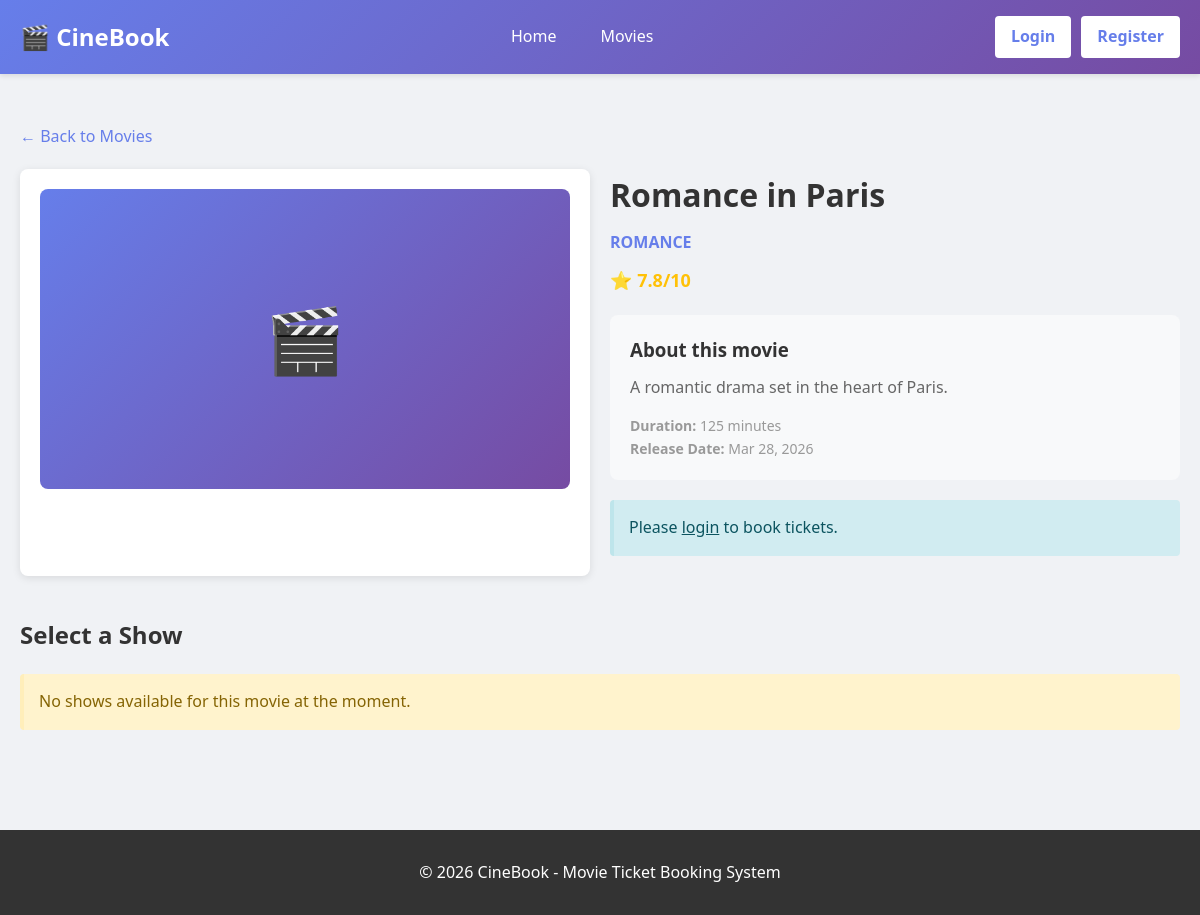
The page /pages/select-show.php?movie_id=2 on the database its author committed.
### tables this page shows
CREATE TABLE IF NOT EXISTS movies (
    movie_id INT PRIMARY KEY AUTO_INCREMENT,
    title VARCHAR(255) NOT NULL,
    description TEXT,
    genre VARCHAR(100),
    duration INT,
    rating DECIMAL(3,1),
    poster_url VARCHAR(255),
    release_date DATE,
    status ENUM('active', 'inactive') DEFAULT 'active',
    created_at TIMESTAMP DEFAULT CURRENT_TIMESTAMP
);

### includes/auth.php (called while the page is built, shortened)
<?php
function is_logged_in() {
    return isset($_SESSION['user_id']);
}
?>

### includes/functions.php (called while the page is built, shortened)
<?php
function get_movie_by_id($conn, $movie_id) {
    $query = "SELECT * FROM movies WHERE movie_id = ?";
    $stmt = $conn->prepare($query);
    $stmt->bind_param("i", $movie_id);
    $stmt->execute();
    return $stmt->get_result()->fetch_assoc();
}
function format_date($date) {
    return date('M d, Y', strtotime($date));
}
?>

### pages/select-show.php (the view, shortened to what this page needs)
<?php
require_once '../config/config.php';
require_once '../includes/auth.php';
require_once '../includes/functions.php';
$movie_id = $_GET['movie_id'] ?? null;
$movie = get_movie_by_id($conn, $movie_id);
$shows = get_shows_by_movie($conn, $movie_id);
if (empty($shows)) {
    $no_shows = true;
}
?>
<!DOCTYPE html>
<html lang="en">
<head>
    <link rel="stylesheet" href="../css/style.css">
</head>
<body>
    <header>
        <nav>
            <div class="logo">🎬 CineBook</div>
            <ul class="nav-links">
                <li><a href="../index.php">Home</a></li>
                <li><a href="movies.php">Movies</a></li>
            </ul>
            <div class="auth-buttons">
                <?php if(is_logged_in()): ?>
                    <span style="color: white; margin-right: 10px;">
                        Welcome, <?php echo htmlspecialchars($_SESSION['first_name']); ?>
                    </span>
                    <a href="logout.php">Logout</a>
                <?php else: ?>
                    <a href="login.php">Login</a>
                    <a href="register.php">Register</a>
                <?php endif; ?>
            </div>
        </nav>
    </header>
    <main class="container">
        <div style="margin: 30px 0;">
            <a href="movies.php" style="color: #667eea; text-decoration: none; margin-bottom: 20px; display: inline-block;">
                ← Back to Movies
            </a>
            <div class="grid-2">
                <div style="background: white; border-radius: 8px; padding: 20px; box-shadow: 0 2px 8px rgba(0,0,0,0.1);">
                    <div style="width: 100%; height: 300px; background: linear-gradient(135deg, #667eea 0%, #764ba2 100%);
                                border-radius: 8px; display: flex; align-items: center; justify-content: center; color: white; font-size: 64px;">
                        🎬
                    </div>
                </div>
                <div>
                    <h1 style="color: #333; margin-bottom: 10px;"><?php echo htmlspecialchars($movie['title']); ?></h1>
                    <div style="margin-bottom: 20px;">
                        <p style="color: #667eea; font-weight: 600; text-transform: uppercase; margin-bottom: 10px;">
                            <?php echo htmlspecialchars($movie['genre']); ?>
                        </p>
                        <p style="color: #ffc107; font-size: 18px; font-weight: bold; margin-bottom: 10px;">
                            ⭐ <?php echo $movie['rating']; ?>/10
                        </p>
                    </div>
                    <div style="background-color: #f8f9fa; padding: 20px; border-radius: 8px; margin-bottom: 20px;">
                        <h3 style="margin-bottom: 10px;">About this movie</h3>
                        <p style="color: #666; line-height: 1.6;">
                            <?php echo htmlspecialchars($movie['description']); ?>
                        </p>
                        <p style="color: #999; margin-top: 15px; font-size: 14px;">
                            <strong>Duration:</strong> <?php echo $movie['duration']; ?> minutes<br>
                            <strong>Release Date:</strong> <?php echo format_date($movie['release_date']); ?>
                        </p>
                    </div>
                    <?php if (!is_logged_in()): ?>
                        <div class="alert alert-info">
                            Please <a href="login.php" style="color: #0c5460; text-decoration: underline;">login</a> to book tickets.
                        </div>
                    <?php endif; ?>
                </div>
            </div>
            <div style="margin-top: 40px;">
                <h2 style="color: #333; margin-bottom: 20px;">Select a Show</h2>
                <?php if (isset($no_shows)): ?>
                    <div class="alert alert-warning">
                        No shows available for this movie at the moment.
                    </div>
                <?php endif; ?>
            </div>
        </div>
    </main>
    <footer>
        <p>&copy; 2026 CineBook - Movie Ticket Booking System</p>
    </footer>
</body>
</html>

### css/style.css (style rules this page uses)
* { margin: 0; padding: 0; box-sizing: border-box; }
body { font-family: 'Segoe UI', Tahoma, Geneva, Verdana, sans-serif; background-color: #f0f2f5; color: #333; line-height: 1.6; }
header { background: linear-gradient(135deg, #667eea 0%, #764ba2 100%); color: white; padding: 1rem 0; box-shadow: 0 2px 5px rgba(0,0,0,0.1); }
nav { max-width: 1200px; margin: 0 auto; padding: 0 20px; display: flex; justify-content: space-between; align-items: center; }
.logo { font-size: 24px; font-weight: bold; }
.nav-links { display: flex; gap: 20px; list-style: none; }
.nav-links a { color: white; text-decoration: none; padding: 8px 12px; border-radius: 4px; transition: background-color 0.3s; }
.auth-buttons { display: flex; gap: 10px; }
.auth-buttons a, .auth-buttons button { background-color: white; color: #667eea; border: none; padding: 8px 16px; border-radius: 4px; cursor: pointer; text-decoration: none; font-weight: 600; transition: all 0.3s; }
.container { max-width: 1200px; margin: 0 auto; padding: 20px; }
.grid-2 { display: grid; grid-template-columns: repeat(auto-fill, minmax(400px, 1fr)); gap: 20px; }
.alert { padding: 15px; margin-bottom: 20px; border-radius: 4px; border-left: 4px solid #ddd; }
.alert-info { background-color: #d1ecf1; border-color: #bee5eb; color: #0c5460; }
.alert-warning { background-color: #fff3cd; border-color: #ffeeba; color: #856404; }
footer { background-color: #333; color: white; padding: 30px 20px; margin-top: 50px; text-align: center; }

### rows shown on the page
movies: title "Romance in Paris", genre "ROMANCE", rating "7.8", description "A romantic drama set in the heart of Paris.", duration "125", release_date "Mar 28, 2026"
